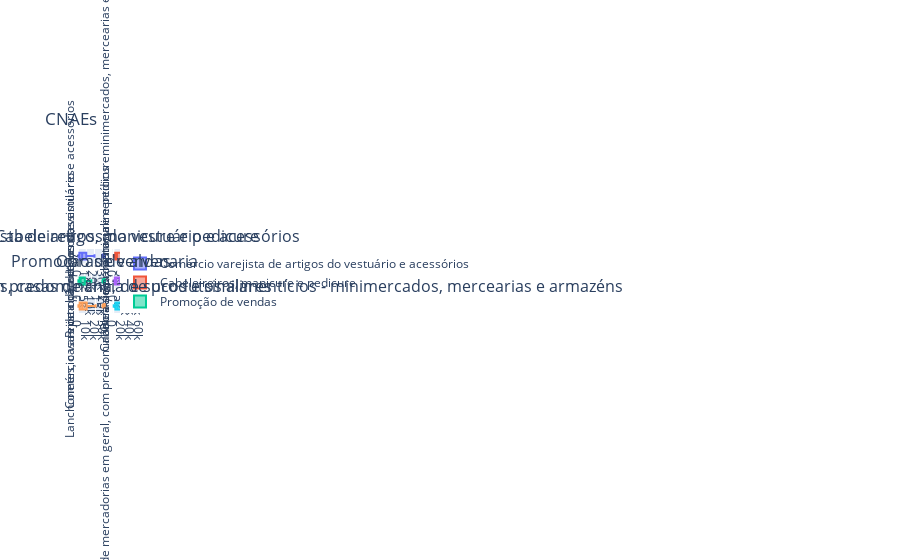

The notebook cell this image was saved under:
### Code cell
#fig = go.Figure()
fig = make_subplots(rows=3, cols=2, subplot_titles=[df_cnaes_cap_soc2['CNAE'][0], df_cnaes_cap_soc2['CNAE'][1],
                                                    df_cnaes_cap_soc2['CNAE'][2], df_cnaes_cap_soc2['CNAE'][3], 
                                                    df_cnaes_cap_soc2['CNAE'][4], df_cnaes_cap_soc2['CNAE'][5]])



b1 = go.Box(x=lista_cnae__quart_1, orientation='h', name=df_cnaes_cap_soc2['CNAE'][0])
fig.update_traces(q1=[lista_cnae__quart_1[4]], median=[lista_cnae__quart_1[9]],
                  q3=[lista_cnae__quart_1[14]],  upperfence=[lista_cnae_medidas_1[1]],
                  lowerfence=[lista_cnae_medidas_1[0]], mean=[lista_cnae_medidas_1[2]])
fig.update_yaxes(tickangle=270)



b2 = go.Box(x=lista_cnae__quart_2, orientation='h', name=df_cnaes_cap_soc2['CNAE'][1])
fig.update_traces(q1=[lista_cnae__quart_2[4]], median=[lista_cnae__quart_2[9]],
                  q3=[lista_cnae__quart_2[14]],  upperfence=[lista_cnae_medidas_2[1]],
                  lowerfence=[lista_cnae_medidas_2[0]], mean=[lista_cnae_medidas_2[2]])

b3 = go.Box(x=lista_cnae__quart_3, orientation='h', name=df_cnaes_cap_soc2['CNAE'][2])
fig.update_traces(q1=[lista_cnae__quart_3[4]], median=[lista_cnae__quart_3[9]],
                  q3=[lista_cnae__quart_3[14]],  upperfence=[lista_cnae_medidas_3[1]],
                  lowerfence=[lista_cnae_medidas_3[0]], mean=[lista_cnae_medidas_3[2]])



b4 = go.Box(x=lista_cnae__quart_4, orientation='h', name=df_cnaes_cap_soc2['CNAE'][3])
fig.update_traces(q1=[lista_cnae__quart_4[4]], median=[lista_cnae__quart_4[9]],
                  q3=[lista_cnae__quart_4[14]],  upperfence=[lista_cnae_medidas_4[1]],
                  lowerfence=[lista_cnae_medidas_4[0]], mean=[lista_cnae_medidas_4[2]])



b5 = go.Box(x=lista_cnae__quart_5, orientation='h', name=df_cnaes_cap_soc2['CNAE'][4])
fig.update_traces(q1=[lista_cnae__quart_5[4]], median=[lista_cnae__quart_5[9]],
                  q3=[lista_cnae__quart_5[14]],  upperfence=[lista_cnae_medidas_5[1]],
                  lowerfence=[lista_cnae_medidas_5[0]], mean=[lista_cnae_medidas_5[2]])



b6 = go.Box(x=lista_cnae__quart_6, orientation='h', name=df_cnaes_cap_soc2['CNAE'][5])
fig.update_traces(q1=[lista_cnae__quart_6[4]], median=[lista_cnae__quart_6[9]],
                  q3=[lista_cnae__quart_6[14]],  upperfence=[lista_cnae_medidas_6[1]],
                  lowerfence=[lista_cnae_medidas_4[0]], mean=[lista_cnae_medidas_6[2]])


fig.add_traces(b1, 1, 1)
fig.add_traces(b2, 1, 2)
fig.add_traces(b3, 2, 1)
fig.add_traces(b4, 2, 2)
fig.add_traces(b5, 3, 1)
fig.add_traces(b6, 3, 2)


fig.update_layout( title='CNAEs')

fig.show()

py.plot(fig, filename = 'cnae_ind_plot_1', auto_open=True)

### Figure 1 — Plotly figure (JSON) as saved in the notebook; plotly's stock layout.template omitted (floating-point values rounded to 4 significant figures)
{"data": [{"name": "Comércio varejista de artigos do vestuário e acessórios", "orientation": "h", "type": "box", "x": [500, 1000, 1000, 1000, 1500, 2000, 2500, 3000, 5000, 5000, 5000, 5000, 5500, 10000, 10000, 10000, 15000, 20000, 32000], "xaxis": "x", "yaxis": "y"}, {"name": "Cabeleireiros, manicure e pedicure", "orientation": "h", "type": "box", "x": [100, 500, 1000, 1000, 1000, 1000, 1000, 1200, 1800, 2000, 2000, 3000, 3800, 5000, 5000, 5000, 7000, 10000, 15000], "xaxis": "x2", "yaxis": "y2"}, {"name": "Promoção de vendas", "orientation": "h", "type": "box", "x": [100, 500, 1000, 1000, 1000, 1000, 1000, 1000, 1000, 1500, 2000, 2500, 3000, 5000, 5000, 5000, 7000, 10000, 20000], "xaxis": "x3", "yaxis": "y3"}, {"name": "Obras de alvenaria", "orientation": "h", "type": "box", "x": [100, 500, 1000, 1000, 1000, 1000, 1000, 1500, 2000, 2000, 3000, 4000, 5000, 5000, 5000, 5000, 10000, 10000, 20000], "xaxis": "x4", "yaxis": "y4"}, {"name": "Lanchonetes, casas de chá, de sucos e similares", "orientation": "h", "type": "box", "x": [600, 1000, 1000, 1000, 2000, 2000, 3000, 4000, 5000, 5000, 5000, 5000, 7000, 10000, 10000, 10000, 15000, 20000, 30000], "xaxis": "x5", "yaxis": "y5"}, {"name": "Comércio varejista de mercadorias em geral, com predominância de produtos alimentícios - minimercados, mercearias e armazéns", "orientation": "h", "type": "box", "x": [1000, 1000, 2000, 3000, 5000, 5000, 5000, 5000, 7000, 10000, 10000, 10000, 15000, 15000, 20000, 25000, 30000, 50000, 60000], "xaxis": "x6", "yaxis": "y6"}], "layout": {"annotations": [{"font": {"size": 16}, "showarrow": false, "text": "Comércio varejista de artigos do vestuário e acessórios", "x": 0.225, "xanchor": "center", "xref": "paper", "y": 1, "yanchor": "bottom", "yref": "paper"}, {"font": {"size": 16}, "showarrow": false, "text": "Cabeleireiros, manicure e pedicure", "x": 0.775, "xanchor": "center", "xref": "paper", "y": 1, "yanchor": "bottom", "yref": "paper"}, {"font": {"size": 16}, "showarrow": false, "text": "Promoção de vendas", "x": 0.225, "xanchor": "center", "xref": "paper", "y": 0.6111, "yanchor": "bottom", "yref": "paper"}, {"font": {"size": 16}, "showarrow": false, "text": "Obras de alvenaria", "x": 0.775, "xanchor": "center", "xref": "paper", "y": 0.6111, "yanchor": "bottom", "yref": "paper"}, {"font": {"size": 16}, "showarrow": false, "text": "Lanchonetes, casas de chá, de sucos e similares", "x": 0.225, "xanchor": "center", "xref": "paper", "y": 0.2222, "yanchor": "bottom", "yref": "paper"}, {"font": {"size": 16}, "showarrow": false, "text": "Comércio varejista de mercadorias em geral, com predominância de produtos alimentícios - minimercados, mercearias e armazéns", "x": 0.775, "xanchor": "center", "xref": "paper", "y": 0.2222, "yanchor": "bottom", "yref": "paper"}], "autosize": true, "title": {"text": "CNAEs"}, "xaxis": {"anchor": "y", "autorange": true, "domain": [0, 0.45], "range": [-1250.0, 33750], "type": "linear"}, "xaxis2": {"anchor": "y2", "autorange": true, "domain": [0.55, 1], "range": [-727.8, 15830.0], "type": "linear"}, "xaxis3": {"anchor": "y3", "autorange": true, "domain": [0, 0.45], "range": [-1006.0, 21110.0], "type": "linear"}, "xaxis4": {"anchor": "y4", "autorange": true, "domain": [0.55, 1], "range": [-1006.0, 21110.0], "type": "linear"}, "xaxis5": {"anchor": "y5", "autorange": true, "domain": [0, 0.45], "range": [-1033.0, 31630.0], "type": "linear"}, "xaxis6": {"anchor": "y6", "autorange": true, "domain": [0.55, 1], "range": [-2278.0, 63280.0], "type": "linear"}, "yaxis": {"anchor": "x", "autorange": true, "domain": [0.7778, 1], "range": [-0.5, 0.5], "tickangle": -90, "type": "category"}, "yaxis2": {"anchor": "x2", "autorange": true, "domain": [0.7778, 1], "range": [-0.5, 0.5], "tickangle": -90, "type": "category"}, "yaxis3": {"anchor": "x3", "autorange": true, "domain": [0.3889, 0.6111], "range": [-0.5, 0.5], "tickangle": -90, "type": "category"}, "yaxis4": {"anchor": "x4", "autorange": true, "domain": [0.3889, 0.6111], "range": [-0.5, 0.5], "tickangle": -90, "type": "category"}, "yaxis5": {"anchor": "x5", "autorange": true, "domain": [0, 0.2222], "range": [-0.5, 0.5], "tickangle": -90, "type": "category"}, "yaxis6": {"anchor": "x6", "autorange": true, "domain": [0, 0.2222], "range": [-0.5, 0.5], "tickangle": -90, "type": "category"}}}
